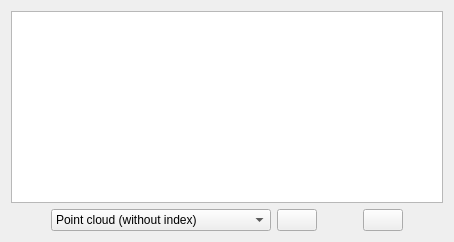
     <widget class="QWidget" name="tab_6">
      <attribute name="title">
       <string>DSM Quality</string>
      </attribute>
      <layout class="QGridLayout" name="gridLayout_24">
       <item row="0" column="0">
        <widget class="QTextEdit" name="textEdit">
         <property name="readOnly">
          <bool>true</bool>
         </property>
        </widget>
       </item>
       <item row="1" column="0">
        <layout class="QHBoxLayout" name="horizontalLayout_24">
         <item>
          <spacer name="horizontalSpacer_20">
           <property name="orientation">
            <enum>Qt::Horizontal</enum>
           </property>
           <property name="sizeHint" stdset="0">
            <size>
             <width>40</width>
             <height>20</height>
            </size>
           </property>
          </spacer>
         </item>
         <item>
          <layout class="QHBoxLayout" name="horizontalLayout_23">
           <item>
            <widget class="QComboBox" name="comboBox">
             <property name="sizePolicy">
              <sizepolicy hsizetype="Preferred" vsizetype="Fixed">
               <horstretch>0</horstretch>
               <verstretch>0</verstretch>
              </sizepolicy>
             </property>
             <property name="minimumSize">
              <size>
               <width>220</width>
               <height>0</height>
              </size>
             </property>
             <item>
              <property name="text">
               <string>Point cloud (without index)</string>
              </property>
             </item>
             <item>
              <property name="text">
               <string>Stereoplotter features</string>
              </property>
             </item>
            </widget>
           </item>
           <item>
            <widget class="QPushButton" name="loadPtsButton">
             <property name="toolTip">
              <string>Load 3D Points</string>
             </property>
             <property name="text">
              <string/>
             </property>
             <property name="icon">
              <iconset resource="../resource/resource.qrc">
               <normaloff>:/icon/fileopen.png</normaloff>:/icon/fileopen.png</iconset>
             </property>
             <property name="iconSize">
              <size>
               <width>30</width>
               <height>30</height>
              </size>
             </property>
            </widget>
           </item>
          </layout>
         </item>
         <item>
          <spacer name="horizontalSpacer_19">
           <property name="orientation">
            <enum>Qt::Horizontal</enum>
           </property>
           <property name="sizeHint" stdset="0">
            <size>
             <width>40</width>
             <height>20</height>
            </size>
           </property>
          </spacer>
         </item>
         <item>
          <widget class="QPushButton" name="saveQButton">
           <property name="toolTip">
            <string>Save quality report</string>
           </property>
           <property name="text">
            <string/>
           </property>
           <property name="icon">
            <iconset resource="../resource/resource.qrc">
             <normaloff>:/icon/filesave</normaloff>:/icon/filesave</iconset>
           </property>
           <property name="iconSize">
            <size>
             <width>30</width>
             <height>30</height>
            </size>
           </property>
          </widget>
         </item>
         <item>
          <spacer name="horizontalSpacer_21">
           <property name="orientation">
            <enum>Qt::Horizontal</enum>
           </property>
           <property name="sizeHint" stdset="0">
            <size>
             <width>40</width>
             <height>20</height>
            </size>
           </property>
          </spacer>
         </item>
        </layout>
       </item>
      </layout>
     </widget>
